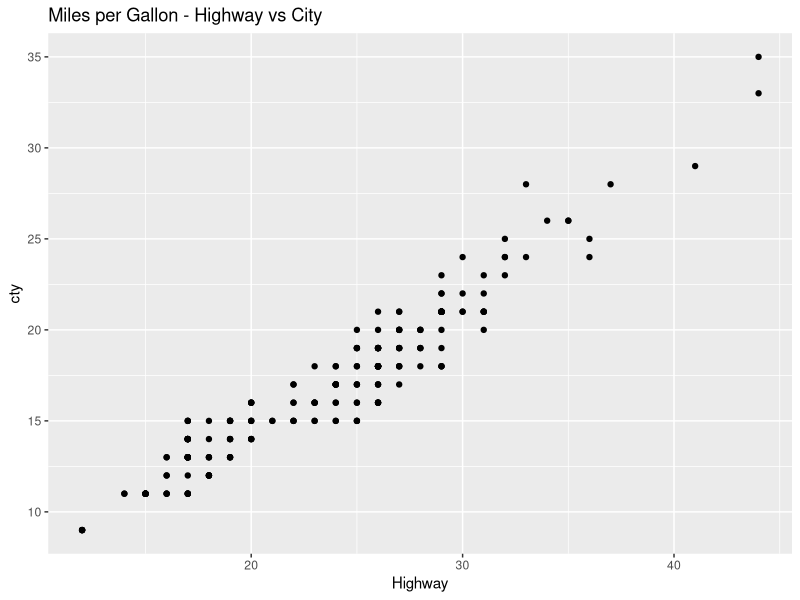

Source code (R): (Note: this script raises an error after producing the figure.)
## ---- chunk 1
# ??mpg
library(tidyverse)
library(dplyr)
library(ggplot2)
#| error: true
??summarize
mpg %>% filter(class == "subcompact") %>% # gets stats for city mpg for different types of trains 
  group_by(drv)
  summarize(mpg, median_cty_mpg = median(cty),
            sd_cty_mpg = sd(cty),
            avg_cty_mpg = mean(cty))
## ---- chunk 2
#| error: true

??mpg
mpg %>%  # scatterplot of city mpg vs highway mpg
  ggplot(aes(x = hwy, y = cty)) + 
  geom_point() +
  labs(x = "Highway", ylabel = "City", 
       title = "Miles per Gallon - Highway vs City")
## ---- chunk 3
#| error: true
vec1 <- c(1, 2, 3)
vec2 <- c(3, -2, 2.305)

Map('*', vec2, vec1) #multiplies vectors
## ---- chunk 4
#| error: true
library(matrixStats) 
# mpg_fl[1:80]
cbind(mpg_fl[52], mpg_fl[46])
#avg mpg on highway vs city for dif fuel types
  
mpg_fl <- mpg %>% 
  group_by(fl) %>% 
  summary(
    mean_hwy, mean_cty = mean(hwy, cty)
  )


## ---- chunk 5
#| error: true
a <- c(1,2,3)
b <- c("a","b","c")
d <- cbind(a,b) # Put them together
as.numeric(d[1]) + 1 # makes numerical and adds 1
